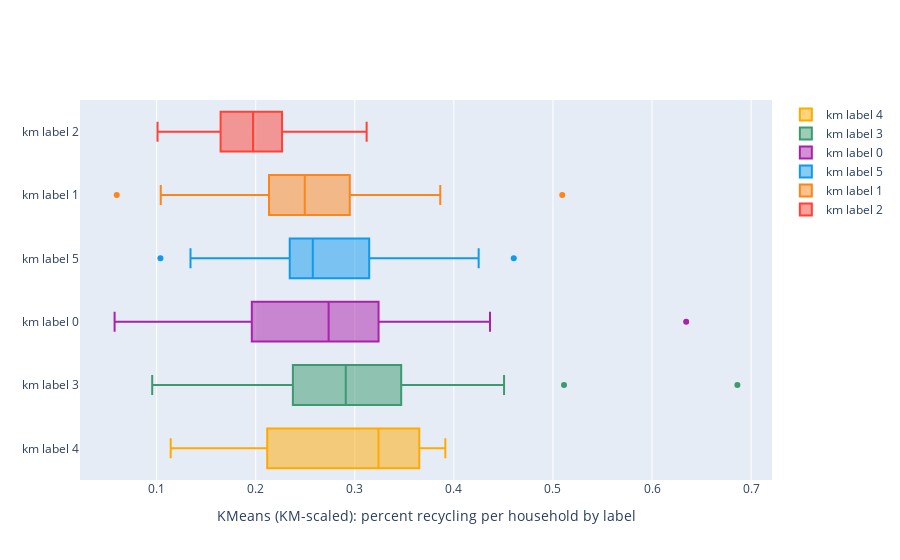

The notebook cell saved with this chart:
### Code cell
layout = Layout(
    boxgap=0.1,
    height = 600
)
fig = go.Figure(layout=layout)

fig.add_trace(go.Box(
    x=km_s_label4['%recycle/hh'],
    name='km label 4',
    marker_color='#ffaa00'
))
fig.add_trace(go.Box(
    x=km_s_label3['%recycle/hh'],
    name='km label 3',
    marker_color='#3D9970'
))
fig.add_trace(go.Box(
    x=km_s_label0['%recycle/hh'],
    name='km label 0',
    marker_color='#AA22AA'
))
fig.add_trace(go.Box(
    x=km_s_label5['%recycle/hh'],
    name='km label 5',
    marker_color='#1199ee'
))
fig.add_trace(go.Box(
    x=km_s_label1['%recycle/hh'],
    name='km label 1',
    marker_color='#FF851B'
))
fig.add_trace(go.Box(
    x=km_s_label2['%recycle/hh'],
    name='km label 2',
    marker_color='#FF4136'
))

fig.update_layout(
    xaxis=dict(title='KMeans (KM-scaled): percent recycling per household by label', zeroline=False),
    boxmode='overlay'
)

fig.update_traces(orientation='h') # horizontal box plots

fig.show()
